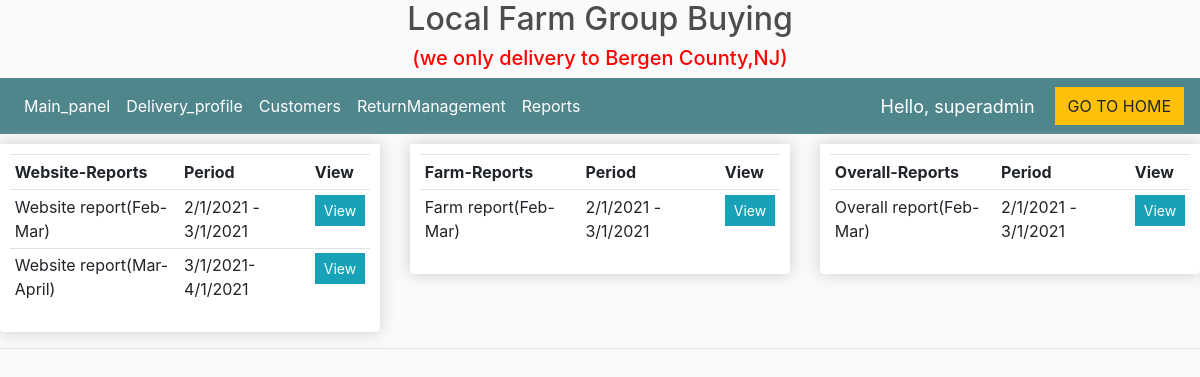
The app's page /reports/ (signed in) with its own data.
### store/models.py (models this page shows)
class WebsiteReport(models.Model):
	name = models.CharField(max_length=100, null=True)
	period = models.CharField(max_length=100, null=True)
	content = models.TextField(null=True)

class FarmReport(models.Model):
	name = models.CharField(max_length=100, null=True)
	period = models.CharField(max_length=100, null=True)
	content = models.TextField(null=True)

class OverallReport(models.Model):
	name = models.CharField(max_length=100, null=True)
	period = models.CharField(max_length=100, null=True)
	content = models.TextField(null=True)

### store/decorators.py (the view)
		def wrapper_func(request, *args, **kwargs):
			group = None
			if request.user.groups.exists():
				group = request.user.groups.all()[0].name
			if group in allowed_roles:
				return view_func(request, *args, **kwargs)
			else:
				return HttpResponse('You are not authorized')

### store/views.py (called while the page is built)
@login_required(login_url='login')
@allowed_users(allowed_roles=['admin'])
def reports(request):
	websitereports = WebsiteReport.objects.all()
	farmreports = FarmReport.objects.all()
	overallreports = OverallReport.objects.all()
	context = {'websitereports': websitereports, 'farmreports': farmreports, 'overallreports': overallreports}
	return render(request, 'store/reports.html', context)

### store/templates/store/reports.html
{%  extends 'store/maindashboard.html' %}
{% load static %}
{% block content%}
<div class="row">
		<div class="col-lg-4">
            <div class="box-element product">
            <table class="table table-sm">
				<tr>
					<th>Website-Reports</th>
                    <th>Period</th>
					<th>View</th>
				</tr>
				{% for w in websitereports %}
				    <tr>
						<td>{{w.name}}</td>
						<td>{{w.period}}</td>
						<td><a class="btn btn-sm btn-info" href="{% url 'website_report' w.id %}">View</a></td>
					</tr>
				{% endfor %}
            </table>
		</div>
        </div>
		<div class="col-lg-4">
            <div class="box-element product">
            <table class="table table-sm">
				<tr>
					<th>Farm-Reports</th>
                    <th>Period</th>
					<th>View</th>
				</tr>
				{% for f in farmreports %}
				    <tr>
						<td>{{f.name}}</td>
						<td>{{f.period}}</td>
						<td><a class="btn btn-sm btn-info" href="{% url 'farm_report' f.id %}">View</a></td>
					</tr>
				{% endfor %}
            </table>
		</div>
        </div>
		<div class="col-lg-4">
            <div class="box-element product">
            <table class="table table-sm">
				<tr>
					<th>Overall-Reports</th>
                    <th>Period</th>
					<th>View</th>
				</tr>
				{% for o in overallreports %}
				    <tr>
						<td>{{o.name}}</td>
						<td>{{o.period}}</td>
						<td><a class="btn btn-sm btn-info" href="{% url 'overall_report' o.id %}">View</a></td>
					</tr>
				{% endfor %}
            </table>
		</div>
        </div>
</div>
{% endblock %}

### store/templates/store/navbardashboard.html (shortened to what this page needs)
{% load static %}
<nav class="navbar navbar-expand-lg navbar-dark bg-dark">
    <div class="collapse navbar-collapse" id="navbarSupportedContent">
	    <ul class="navbar-nav mr-auto">
	      <li class="nav-item active">
	        <a class="nav-link" href="{% url 'dashboard' %}">Main_panel </a>
	      </li>
			<li class="nav-item active">
	        <a class="nav-link" href="{% url 'delivery' %}">Delivery_profile</a>
			</li>
			<li class="nav-item active">
	        <a class="nav-link" href="{% url 'customer_info' %}">Customers</a>
			</li>
			<li class="nav-item active">
	        <a class="nav-link" href="{% url 'ReturnManagement' %}">ReturnManagement</a>
			</li>
		 {% if request.user.is_superuser%}
	      <li class="nav-item active">
	        <a class="nav-link" href="{% url 'reports' %}">Reports</a>
	      </li>
			{% endif %}
	    </ul>
	     	<span class="hello-msg">Hello, {{request.user}}</span>
	    <div class="form-inline my-2 my-lg-0">
	     	<a href="{% url 'homein' %}"class="btn btn-warning">GO TO HOME</a>
	    </div>
       </div>
	 </nav>

### static/css/main.css (style rules this page uses)
body { background-color: hsl(0, 0%, 98%); }
.box-element { box-shadow:hsl(0, 0%, 80%) 0 0 16px; background-color: #fff; border-radius: 4px; padding: 10px; }
.product { border-radius: 0 0 4px 4px; }
.bg-dark { background-color: #4f868c!important; }
.col-lg-4, .col-lg-6, .col-lg-8, .col-lg-12 { margin-top: 10px; }
.btn { border-radius: 0; }

### store/templates/store/navbardashboard.html (style rules this page uses)
.hello-msg { font-size: 18px; color: #fff; margin-right: 20px; }

### records on screen
WebsiteReport: name "Website report(Feb-Mar)", period "2/1/2021 - 3/1/2021"
WebsiteReport: name "Website report(Mar-April)", period "3/1/2021-4/1/2021"
FarmReport: name "Farm report(Feb-Mar)", period "2/1/2021 - 3/1/2021"
OverallReport: name "Overall report(Feb-Mar)", period "2/1/2021 - 3/1/2021"

### other values on screen
{{ request.user }} "superadmin"
